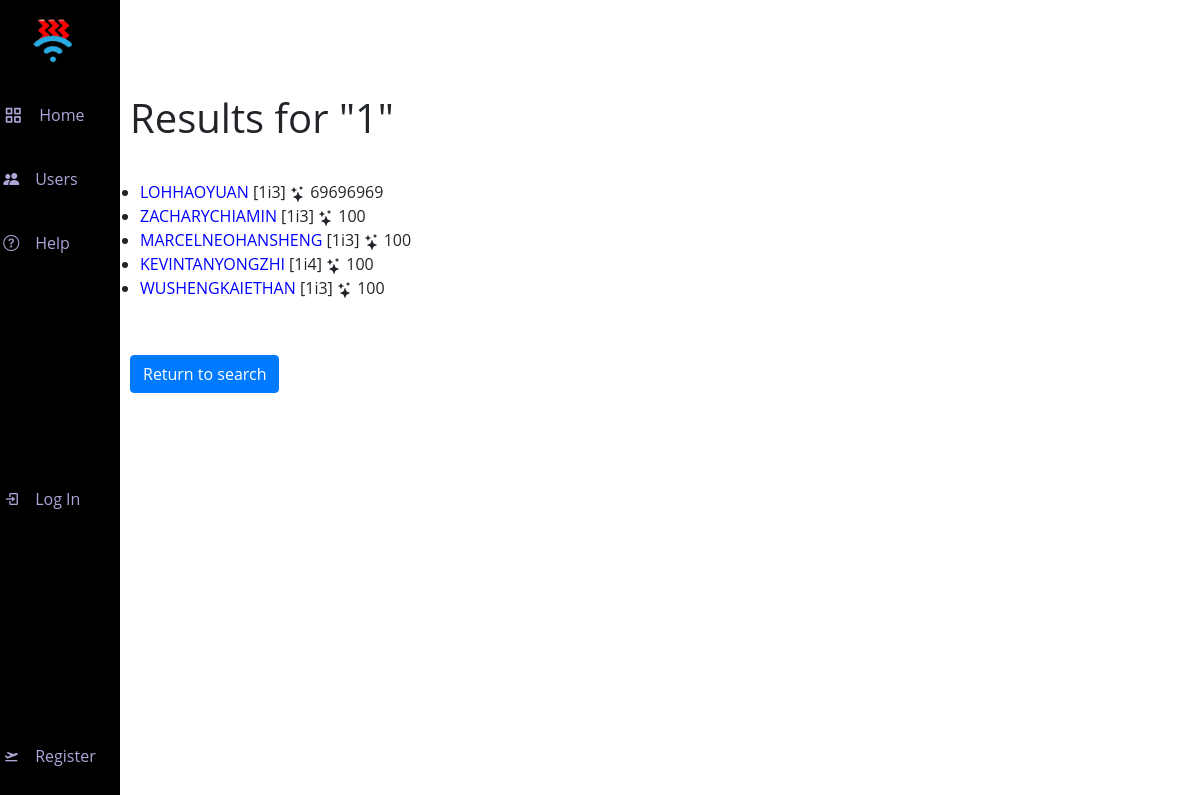
The app's page /search, older data.
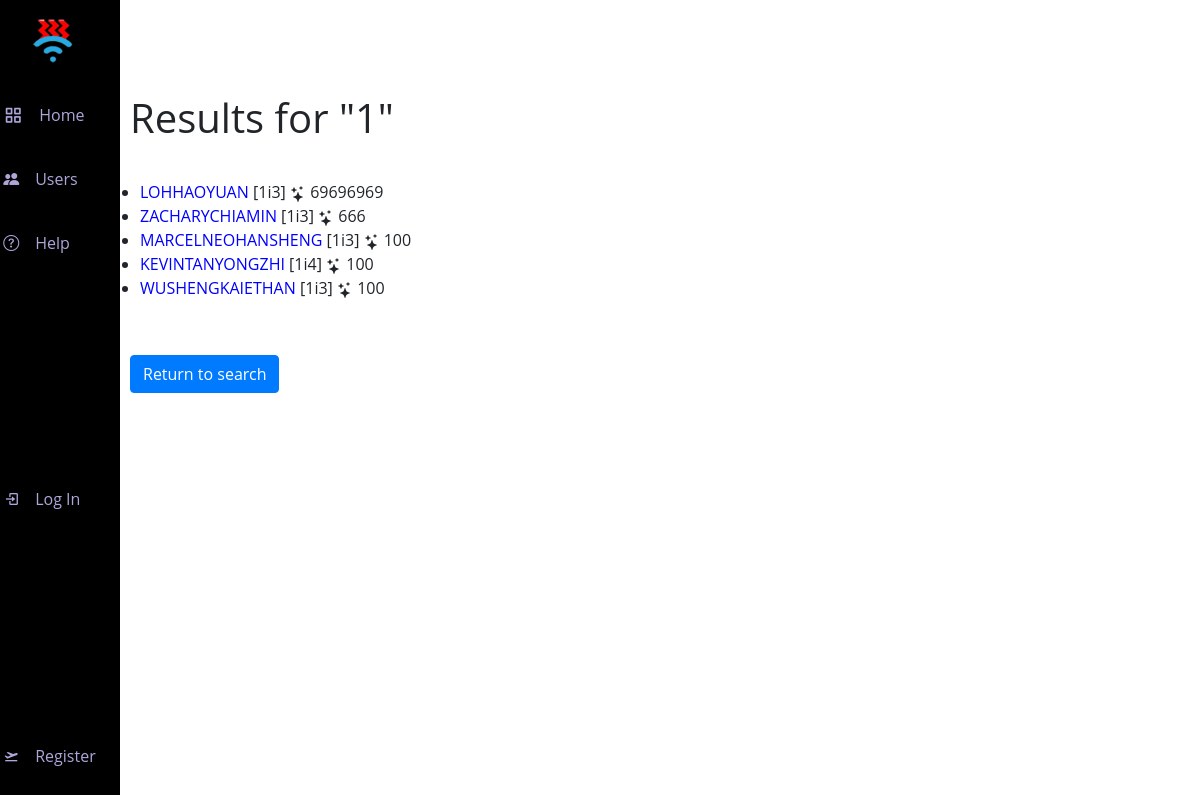
The same page, newer data.
### ourapp/models.py (models this page shows)
class User(AbstractUser):
    hciclass = models.CharField(max_length=3, null=False, blank=False)
    consortium = models.CharField(max_length=8, null=True, blank=True)
    bio = models.TextField(max_length=500, null=True, blank=True)
    reputation = models.IntegerField(null=False, blank=False, default=100)
    email = models.EmailField(null=False, max_length=26, blank=False)
    reputation_multiplier = models.IntegerField(default = 1)
    darkModeOn = models.BooleanField(default=True)
    name_colour = models.CharField(max_length=7, default="#000000")
    banned = models.BooleanField(default=False)

### ourapp/views.py (the view)
# urls.py: path("search", views.search, name="search"),
def search(request):
    query = str(request.GET.get('q', 1))
    query.strip()
    searchq = query.replace(' ', '')
    search_filter = str(request.GET.get('filter', 1))
    if search_filter == "filter_username":
        searchq = searchq.upper()
        try:
            h = User.objects.get(username=searchq)
            return HttpResponseRedirect(reverse("profile", kwargs={"username":searchq}))
        except:
            data = User.objects.all()
            user_list = []
            for user in data:
                if searchq in user.username:
                    user_list.append(user)
            return render(request, "ourapp/user_search_results.html", {
                "data": user_list,
                "searchq" : query
            })
    else:
        data = User.objects.filter(hciclass__contains=searchq)
        return render(request, "ourapp/user_search_results.html", {
            "data": data,
            "searchq": query
        })

### ourapp/templates/ourapp/user_search_results.html (shortened to what this page needs)
{% extends "ourapp/layout.html" %}
{% block body %}
    <h1 class="needspad">Results for "{{searchq}}"</h1>
    <ul>
        {% for user in data %}
            <li>
                <a href="{% url 'profile' user %}">{{user.username}}</a>
                <span>
                    [{{user.hciclass}}]
                    {{user.reputation}}
                </span>
            </li>
        {% endfor %}
    </ul>
    <h1 class="needspad"><a class="btn btn-primary" href="{% url 'users'%}">Return to search</a></h1>
{% endblock %}

### ourapp/templates/ourapp/layout.html (shortened to what this page needs)
{% load static %}
<!doctype html>
<html lang="en">
  <head>
    <link href="/static/ourapp/styles.css" rel="stylesheet">
    <link href='https://unpkg.com/boxicons@2.1.2/css/boxicons.min.css' rel='stylesheet'>
    <link rel="stylesheet" href="https://cdn.jsdelivr.net/npm/bootstrap-icons@1.8.3/font/bootstrap-icons.css">
    <link rel="stylesheet" href="https://cdn.jsdelivr.net/npm/bootstrap@4.6.1/dist/css/bootstrap.min.css">
  </head>
  <body id="body" >
  <div class="l-navbar" id="nav-bar">
    <nav class="nav">
      <div>
        <span class="nav_logo-name">
          <img width="45" height="45" style="margin-left: 30px; margin-right: 30px; margin-bottom: 30px;" class="d-inline-block align-top2" id="ourhcilogo" src="{% static 'ourapp/ourhci-logo-2.png' %}">
        </span>
        <div class="nav_list">
          <a href="/" class="nav_link" id="a">
            <i class='bx bx-grid-alt nav_icon'></i>
            <span class="nav_name">Home</span>
          </a>
            <a href="/@" class="nav_link" id="c">
              <i class="bi bi-people-fill"></i>
              <span class="nav_name">Users</span>
            </a>
          <a href="/documentation" class="nav_link" id="e">
            <i class="bi bi-question-circle"></i>
            <span class="nav_name">Help</span>
          </a>
        </div>
      </div>
      {% if user.is_authenticated %}
          <a href="{% url 'profile' user%}" class="nav_link">
            <i class='bx bx-user-circle'></i>
            <span class="nav_name">Profile</span>
          </a>
          <a href="{% url 'logout' %}" class="nav_link">
            <i class='bx bx-log-out nav_icon'></i>
            <span class="nav_name">Sign Out</span>
          </a>
        {% else %}
          <a href="{% url 'login'%}" class="nav_link">
            <i class='bx bx-log-in'></i>
            <span class="nav_name">Log In</span>
          </a>
          <a href="{% url 'register'%}" class="nav_link">
            <i class='bx bxs-plane-take-off'></i>
            <span class="nav_name">Register</span>
          </a>
        {% endif %}
      </nav>
    </div>
    <div class="height-100">
      {% block body %}
      {% endblock %}
    </div>
  </body>
</html>

### ourapp/static/ourapp/styles.css (style rules this page uses)
body { font-family: 'Open Sans', sans-serif; background-color: #EAECEF }
.needspad { padding:30px; }
a { color:black; }

### ourapp/templates/ourapp/layout.html (style rules this page uses)
body { font-family: 'Open Sans', sans-serif; background-color: white; padding-left: 100px; position: relative; margin: var(--header-height) 0 0 0; padding: 0 1rem; font-size: var(--normal-font-size); transition: .5s; }
a { color: blue; text-decoration: none; }
img { max-width: 100%; height: auto; }
.needspad { padding: 30px; }
:root { --header-height: 3rem; --nav-width: 68px; --first-color: #000000; --first-color-light: #AFA5D9; --white-color: #F7F6FB; --body-font: 'Nunito', sans-serif; --normal-font-size: 1rem; --z-fixed: 100; }
.l-navbar { position: fixed; top: 0; left: -30%; width: 120px; height: 100vh; background-color: var(--first-color); padding: .5rem 1rem 0 0; transition: .5s; z-index: var(--z-fixed); }
.nav { height: 100%; display: flex; flex-direction: column; justify-content: space-between; overflow: hidden; }
.nav_logo-name { color: var(--white-color); font-weight: 700; }
.nav_icon { font-size: 1.25rem; }
.nav_link { position: relative; color: var(--first-color-light); margin-bottom: 1.5rem; transition: .3s; display: grid; grid-template-columns: max-content max-content; align-items: center; column-gap: 1rem; padding: .5rem 0 .5rem 0.2rem; }
.nav_name { font-size: 10; }
.height-100 { height: 100vh; }
@media screen and (min-width: 768px) { body { margin: calc(var(--header-height) + 1rem) 0 0 0; padding-left: calc(var(--nav-width) + 2rem); } }
@media screen and (min-width: 768px) { .l-navbar { left: 0; padding: 1rem 1rem 0 0; } }

Row changes from the older to the newer data that the page shows:
changed User "ZACHARYCHIAMIN": reputation "100" → "666"
